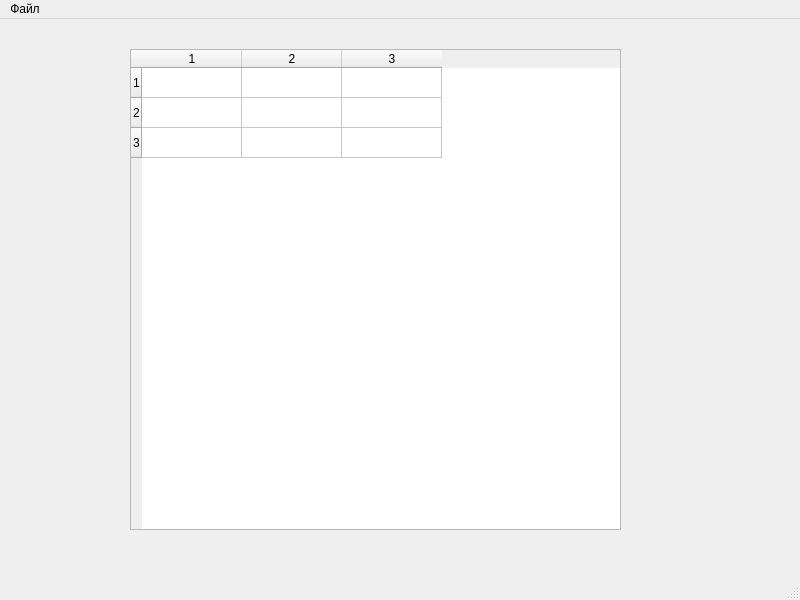
<?xml version="1.0" encoding="UTF-8"?>
<ui version="4.0">
 <class>mainWindow</class>
 <widget class="QMainWindow" name="mainWindow">
  <property name="geometry">
   <rect>
    <x>0</x>
    <y>0</y>
    <width>800</width>
    <height>600</height>
   </rect>
  </property>
  <property name="windowTitle">
   <string>Прайс</string>
  </property>
  <property name="windowIcon">
   <iconset>
    <normaloff>ico.ico</normaloff>ico.ico</iconset>
  </property>
  <widget class="QWidget" name="centralwidget">
   <widget class="QTableWidget" name="tableWidget">
    <property name="geometry">
     <rect>
      <x>130</x>
      <y>30</y>
      <width>491</width>
      <height>481</height>
     </rect>
    </property>
    <property name="acceptDrops">
     <bool>false</bool>
    </property>
    <property name="sortingEnabled">
     <bool>true</bool>
    </property>
    <property name="rowCount">
     <number>3</number>
    </property>
    <property name="columnCount">
     <number>3</number>
    </property>
    <row/>
    <row/>
    <row/>
    <column/>
    <column/>
    <column/>
   </widget>
  </widget>
  <widget class="QMenuBar" name="menubar">
   <property name="geometry">
    <rect>
     <x>0</x>
     <y>0</y>
     <width>800</width>
     <height>21</height>
    </rect>
   </property>
   <widget class="QMenu" name="menu">
    <property name="title">
     <string>Файл</string>
    </property>
    <addaction name="updtPrice_"/>
   </widget>
   <addaction name="menu"/>
  </widget>
  <widget class="QStatusBar" name="statusbar"/>
  <action name="updtPrice_">
   <property name="text">
    <string>Оновити прайс фурнітури</string>
   </property>
  </action>
 </widget>
 <resources/>
 <connections/>
</ui>
